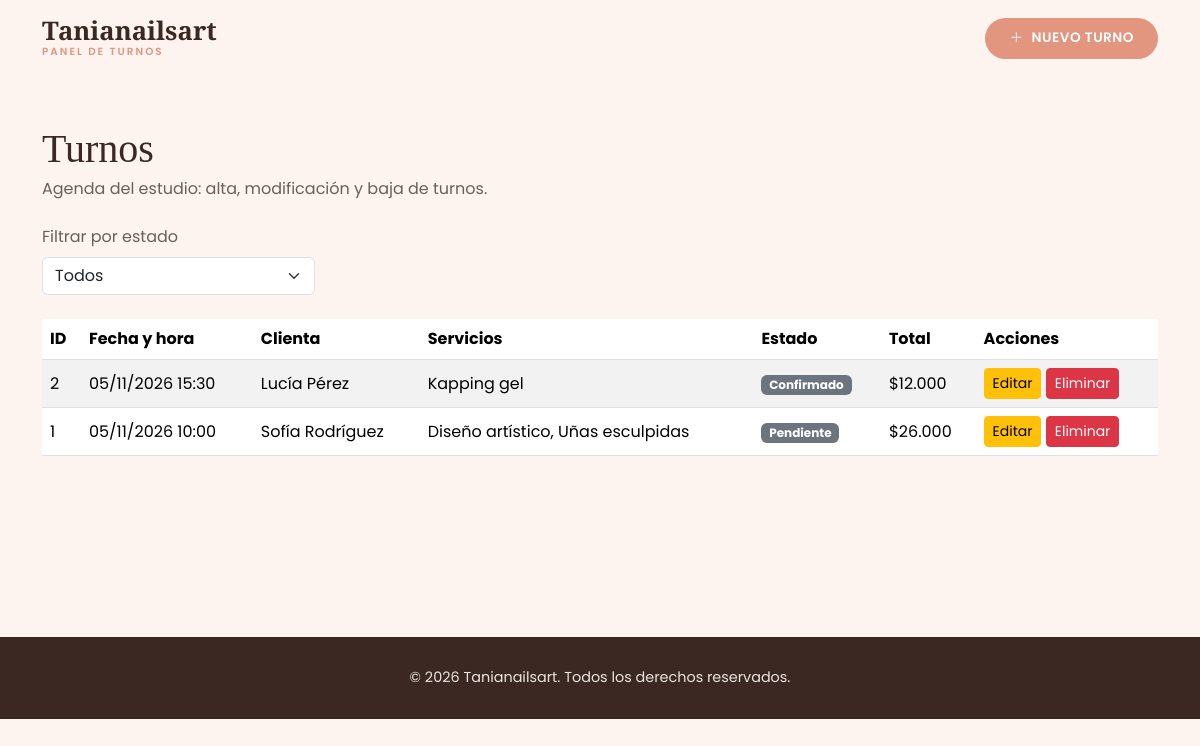
The app's page /admin/index.php with its own data.
### tables this page shows
CREATE TABLE turnos (
  id          INT AUTO_INCREMENT PRIMARY KEY,
  usuario_id  INT NOT NULL,
  estado_id   INT NOT NULL,
  fecha_hora  DATETIME NOT NULL,
  notas       TEXT,
  created_at  TIMESTAMP DEFAULT CURRENT_TIMESTAMP,
  updated_at  TIMESTAMP DEFAULT CURRENT_TIMESTAMP ON UPDATE CURRENT_TIMESTAMP,
  CONSTRAINT fk_turnos_usuario
    FOREIGN KEY (usuario_id) REFERENCES usuarios(id),
  CONSTRAINT fk_turnos_estado
    FOREIGN KEY (estado_id) REFERENCES estados_turno(id),
   
  CONSTRAINT uq_turnos_fecha_hora UNIQUE (fecha_hora)
);

CREATE TABLE estados_turno (
  id          INT AUTO_INCREMENT PRIMARY KEY,
  nombre      VARCHAR(30) NOT NULL UNIQUE,
  created_at  TIMESTAMP DEFAULT CURRENT_TIMESTAMP,
  updated_at  TIMESTAMP DEFAULT CURRENT_TIMESTAMP ON UPDATE CURRENT_TIMESTAMP
);

### includes/funciones.php (called while the page is built, shortened)
<?php
function h($valor): string
{
    return htmlspecialchars((string) ($valor ?? ''), ENT_QUOTES | ENT_SUBSTITUTE, 'UTF-8');
}

### admin/index.php (the view, shortened to what this page needs)
<?php
require_once __DIR__ . '/../config/conexion.php';
require_once __DIR__ . '/../includes/funciones.php';
$estado = filter_input(INPUT_GET, 'estado', FILTER_VALIDATE_INT) ?: null;
$sql = "SELECT t.id, t.fecha_hora, t.notas,
               CONCAT(u.nombre, ' ', u.apellido) AS clienta,
               e.nombre AS estado,
               GROUP_CONCAT(s.nombre ORDER BY s.nombre SEPARATOR ', ') AS servicios,
               COALESCE(SUM(d.precio_aplicado), 0) AS total
        FROM turnos t
        INNER JOIN usuarios u       ON u.id = t.usuario_id
        INNER JOIN estados_turno e  ON e.id = t.estado_id
        LEFT JOIN detalle_turno d   ON d.turno_id = t.id
        LEFT JOIN servicios s       ON s.id = d.servicio_id
        WHERE (:estado IS NULL OR t.estado_id = :estado2)
        GROUP BY t.id, t.fecha_hora, t.notas, u.nombre, u.apellido, e.nombre
        ORDER BY t.fecha_hora DESC";
$stmt = $pdo->prepare($sql);
$stmt->execute([':estado' => $estado, ':estado2' => $estado]);
$turnos = $stmt->fetchAll();
include __DIR__ . '/../includes/header.php';
?>
<h1 class="mb-1">Turnos</h1>
<p class="mb-4">Agenda del estudio: alta, modificación y baja de turnos.</p>
<form method="get" class="row g-2 mb-4 align-items-end">
  <div class="col-sm-5 col-md-3">
    <label for="estado" class="form-label">Filtrar por estado</label>
    <select id="estado" name="estado" class="form-select" onchange="this.form.submit()">
      <option value="">Todos</option>
    </select>
  </div>
</form>
<?php if (empty($turnos)): ?>
  <div class="alert alert-info">No hay turnos para mostrar. <a href="crear.php">Cargá el primero</a>.</div>
<?php else: ?>
  <div class="table-responsive">
    <table class="table table-striped align-middle bg-white">
      <thead>
        <tr><th>ID</th><th>Fecha y hora</th><th>Clienta</th><th>Servicios</th><th>Estado</th><th>Total</th><th>Acciones</th></tr>
      </thead>
      <tbody>
        <?php foreach ($turnos as $t): ?>
          <tr>
            <td><?= h($t['id']) ?></td>
            <td><?= h(date('d/m/Y H:i', strtotime($t['fecha_hora']))) ?></td>
            <td><?= h($t['clienta']) ?></td>
            <td><?= h($t['servicios']) ?></td>
            <td><span class="badge text-bg-secondary"><?= h(ucfirst($t['estado'])) ?></span></td>
            <td>$<?= h(number_format($t['total'], 0, ',', '.')) ?></td>
            <td class="text-nowrap">
              <a href="editar.php?id=<?= h($t['id']) ?>" class="btn btn-sm btn-warning">Editar</a>
              <form action="eliminar.php" method="post" class="d-inline"
                    onsubmit="return confirm('¿Confirma eliminar este turno?')">
                <button type="submit" class="btn btn-sm btn-danger">Eliminar</button>
              </form>
            </td>
          </tr>
        <?php endforeach; ?>
      </tbody>
    </table>
  </div>
<?php endif; ?>
<?php include __DIR__ . '/../includes/footer.php'; ?>

### includes/header.php (shortened to what this page needs)
<?php
$base   = $base ?? '..';
?>
<!DOCTYPE html>
<html lang="es">
<head>
  <link href="https://cdn.jsdelivr.net/npm/bootstrap@5.3.3/dist/css/bootstrap.min.css" rel="stylesheet">
  <link rel="stylesheet" href="https://cdn.jsdelivr.net/npm/bootstrap-icons@1.11.3/font/bootstrap-icons.css">
  <link href="<?= $base ?>/css/estilos.css" rel="stylesheet">
</head>
<body>
<nav class="navbar navbar-tania">
  <div class="container">
    <a href="<?= $base ?>/admin/index.php" class="d-flex flex-column text-decoration-none">
      <span class="brand-nombre">Tanianailsart</span>
      <span class="brand-subtitulo">PANEL DE TURNOS</span>
    </a>
    <a href="<?= $base ?>/admin/crear.php" class="btn-reservar"><i class="bi bi-plus-lg"></i> NUEVO TURNO</a>
  </div>
</nav>
<main class="container py-5">

### includes/footer.php (shortened to what this page needs)
</main>
<footer class="footer-tania">
  <p class="mb-0 small">&copy; <?= date('Y') ?> Tanianailsart. Todos los derechos reservados.</p>
</footer>
</body>
</html>

### css/estilos.css (style rules this page uses)
:root { --color-fondo-claro: #fdf3ef; --color-salmon: #e2967f; --color-salmon-oscuro: #d1826c; --color-texto-oscuro: #3b2822; --color-texto-gris: #6b6058; --color-blanco: #ffffff; --fuente-titulos: "Playfair Display", serif; --fuente-texto: "Poppins", sans-serif; }
body { font-family: var(--fuente-texto); color: var(--color-texto-gris); background-color: var(--color-fondo-claro); }
h1, h2, h3, .fuente-serif { font-family: var(--fuente-titulos); color: var(--color-texto-oscuro); }
.btn-reservar { display: inline-flex; align-items: center; gap: 8px; background-color: var(--color-salmon); color: var(--color-blanco) !important; font-family: var(--fuente-texto); font-weight: 600; font-size: 0.85rem; letter-spacing: 0.5px; padding: 10px 24px; border-radius: 50px; text-decoration: none; transition: background-color 0.2s ease; }
.navbar-tania { background-color: var(--color-fondo-claro); padding: 18px 0; }
.navbar-tania .brand-nombre { font-family: var(--fuente-titulos); font-size: 1.6rem; font-weight: 700; color: var(--color-texto-oscuro); text-decoration: none; line-height: 1; }
.navbar-tania .brand-subtitulo { display: block; font-size: 0.65rem; letter-spacing: 2px; color: var(--color-salmon); font-weight: 600; }
.footer-tania { background-color: var(--color-texto-oscuro); color: #ede4e0; text-align: center; padding: 30px 20px; }
.footer-tania p { margin-bottom: 6px; font-size: 0.9rem; }
main { min-height: 70vh; }

### records on screen
turnos: id "2", fecha_hora "05/11/2026 15:30", clienta "Lucía Pérez", servicios "Kapping gel", estado.nombre "Confirmado", total "12.000"
turnos: id "1", fecha_hora "05/11/2026 10:00", clienta "Sofía Rodríguez", servicios "Diseño artístico, Uñas esculpidas", estado.nombre "Pendiente", total "26.000"
